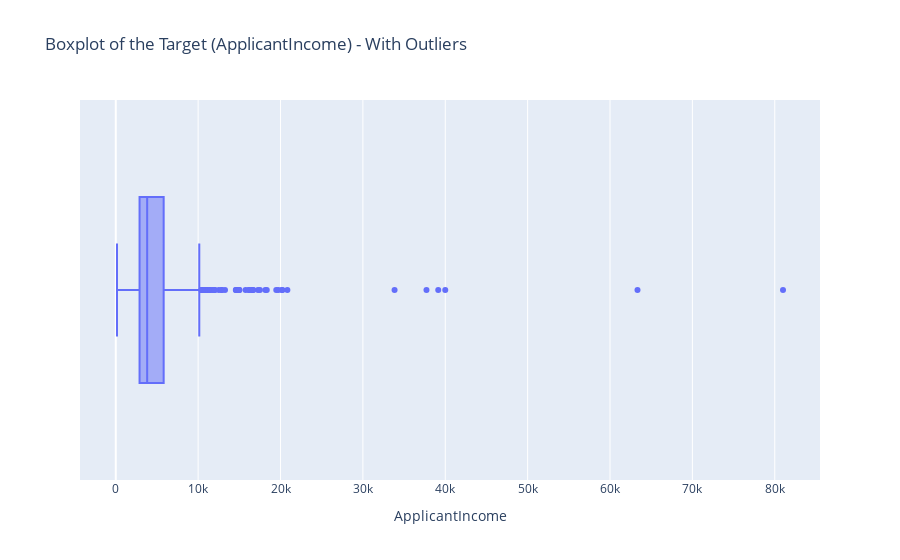
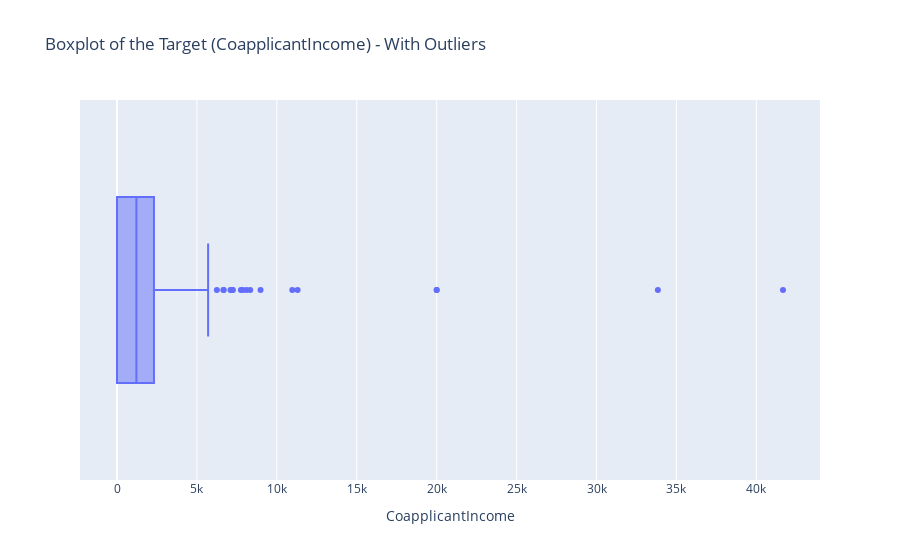
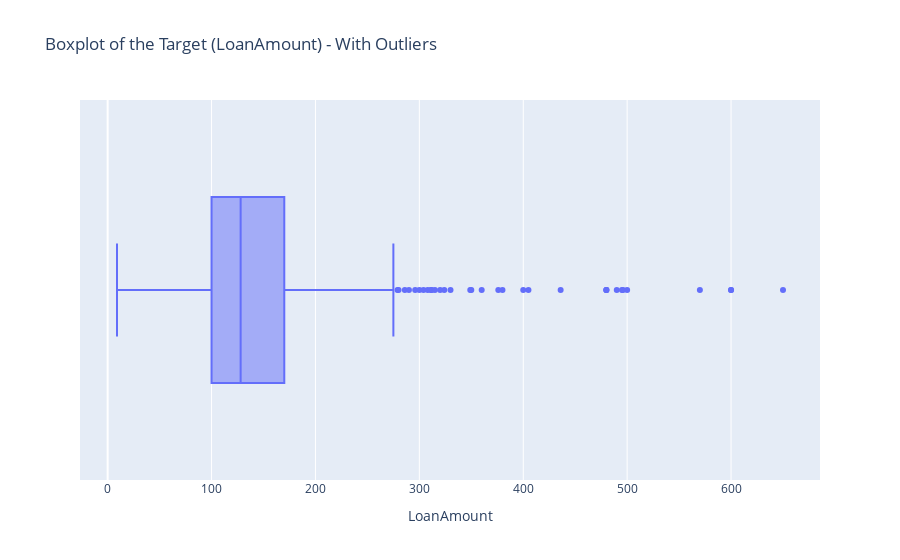
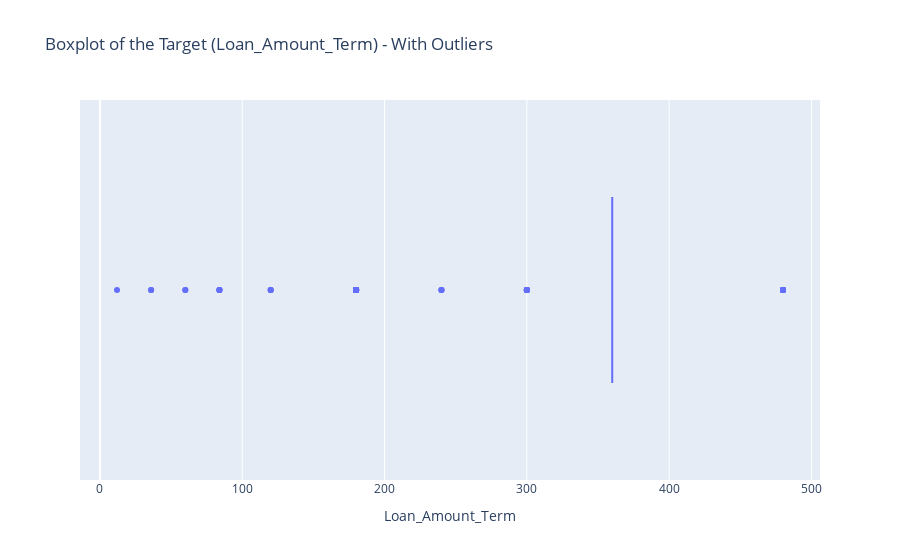

Here is the notebook cell these charts were saved with, in order:
### Code cell
from scipy import stats

z_scores = stats.zscore(df)
outliers = (np.abs(z_scores) > 3).any(axis=1)
outlier_rows = df[outliers]

import matplotlib.pyplot as plt
import plotly.express as px

for col in df[['ApplicantIncome', 'CoapplicantIncome', 'LoanAmount', 'Loan_Amount_Term']]:
    fig = px.box(
        data_frame=df, 
        x=col,
        orientation='h',
        title=f'Boxplot of the Target ({col}) - With Outliers'
    )
    fig.show()

### Figure 1 — Plotly figure (JSON) as saved in the notebook; plotly's stock layout.template omitted (floating-point values rounded to 4 significant figures; data arrays with more than 128 entries replaced by an {"elided": "..."} marker saying what was removed)
{"data": [{"alignmentgroup": "True", "hovertemplate": "ApplicantIncome=%{x}<extra></extra>", "legendgroup": "", "marker": {"color": "#636efa"}, "name": "", "notched": false, "offsetgroup": "", "orientation": "h", "showlegend": false, "type": "box", "x": {"elided": "553 int values"}, "x0": " ", "xaxis": "x", "y0": " ", "yaxis": "y"}], "layout": {"boxmode": "group", "legend": {"tracegroupgap": 0}, "title": {"text": "Boxplot of the Target (ApplicantIncome) - With Outliers"}, "xaxis": {"anchor": "y", "domain": [0, 1], "title": {"text": "ApplicantIncome"}}, "yaxis": {"anchor": "x", "domain": [0, 1]}}}

### Figure 2 — Plotly figure (JSON) as saved in the notebook; plotly's stock layout.template omitted (floating-point values rounded to 4 significant figures; data arrays with more than 128 entries replaced by an {"elided": "..."} marker saying what was removed)
{"data": [{"alignmentgroup": "True", "hovertemplate": "CoapplicantIncome=%{x}<extra></extra>", "legendgroup": "", "marker": {"color": "#636efa"}, "name": "", "notched": false, "offsetgroup": "", "orientation": "h", "showlegend": false, "type": "box", "x": {"elided": "553 float values"}, "x0": " ", "xaxis": "x", "y0": " ", "yaxis": "y"}], "layout": {"boxmode": "group", "legend": {"tracegroupgap": 0}, "title": {"text": "Boxplot of the Target (CoapplicantIncome) - With Outliers"}, "xaxis": {"anchor": "y", "domain": [0, 1], "title": {"text": "CoapplicantIncome"}}, "yaxis": {"anchor": "x", "domain": [0, 1]}}}

### Figure 3 — Plotly figure (JSON) as saved in the notebook; plotly's stock layout.template omitted (floating-point values rounded to 4 significant figures; data arrays with more than 128 entries replaced by an {"elided": "..."} marker saying what was removed)
{"data": [{"alignmentgroup": "True", "hovertemplate": "LoanAmount=%{x}<extra></extra>", "legendgroup": "", "marker": {"color": "#636efa"}, "name": "", "notched": false, "offsetgroup": "", "orientation": "h", "showlegend": false, "type": "box", "x": {"elided": "553 int values"}, "x0": " ", "xaxis": "x", "y0": " ", "yaxis": "y"}], "layout": {"boxmode": "group", "legend": {"tracegroupgap": 0}, "title": {"text": "Boxplot of the Target (LoanAmount) - With Outliers"}, "xaxis": {"anchor": "y", "domain": [0, 1], "title": {"text": "LoanAmount"}}, "yaxis": {"anchor": "x", "domain": [0, 1]}}}

### Figure 4 — Plotly figure (JSON) as saved in the notebook; plotly's stock layout.template omitted (floating-point values rounded to 4 significant figures; data arrays with more than 128 entries replaced by an {"elided": "..."} marker saying what was removed)
{"data": [{"alignmentgroup": "True", "hovertemplate": "Loan_Amount_Term=%{x}<extra></extra>", "legendgroup": "", "marker": {"color": "#636efa"}, "name": "", "notched": false, "offsetgroup": "", "orientation": "h", "showlegend": false, "type": "box", "x": {"elided": "553 int values"}, "x0": " ", "xaxis": "x", "y0": " ", "yaxis": "y"}], "layout": {"boxmode": "group", "legend": {"tracegroupgap": 0}, "title": {"text": "Boxplot of the Target (Loan_Amount_Term) - With Outliers"}, "xaxis": {"anchor": "y", "domain": [0, 1], "title": {"text": "Loan_Amount_Term"}}, "yaxis": {"anchor": "x", "domain": [0, 1]}}}
